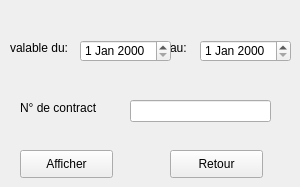
        <widget class="QWidget" name="tab_12">
         <attribute name="title">
          <string>assurance</string>
         </attribute>
         <widget class="QLabel" name="label_52">
          <property name="geometry">
           <rect>
            <x>10</x>
            <y>40</y>
            <width>71</width>
            <height>16</height>
           </rect>
          </property>
          <property name="text">
           <string>valable du:</string>
          </property>
         </widget>
         <widget class="QLabel" name="label_53">
          <property name="geometry">
           <rect>
            <x>170</x>
            <y>40</y>
            <width>56</width>
            <height>16</height>
           </rect>
          </property>
          <property name="text">
           <string>au:</string>
          </property>
         </widget>
         <widget class="QDateEdit" name="dateEdit_3">
          <property name="geometry">
           <rect>
            <x>80</x>
            <y>40</y>
            <width>91</width>
            <height>22</height>
           </rect>
          </property>
         </widget>
         <widget class="QDateEdit" name="dateEdit_4">
          <property name="geometry">
           <rect>
            <x>200</x>
            <y>40</y>
            <width>91</width>
            <height>22</height>
           </rect>
          </property>
         </widget>
         <widget class="QLabel" name="label_54">
          <property name="geometry">
           <rect>
            <x>20</x>
            <y>100</y>
            <width>131</width>
            <height>16</height>
           </rect>
          </property>
          <property name="text">
           <string>N° de contract </string>
          </property>
         </widget>
         <widget class="QLineEdit" name="lineEdit_44">
          <property name="geometry">
           <rect>
            <x>130</x>
            <y>100</y>
            <width>141</width>
            <height>22</height>
           </rect>
          </property>
         </widget>
         <widget class="QPushButton" name="pushButton_23">
          <property name="geometry">
           <rect>
            <x>20</x>
            <y>150</y>
            <width>93</width>
            <height>28</height>
           </rect>
          </property>
          <property name="text">
           <string>Afficher</string>
          </property>
         </widget>
         <widget class="QPushButton" name="pushButton_24">
          <property name="geometry">
           <rect>
            <x>170</x>
            <y>150</y>
            <width>93</width>
            <height>28</height>
           </rect>
          </property>
          <property name="text">
           <string>Retour</string>
          </property>
         </widget>
        </widget>
